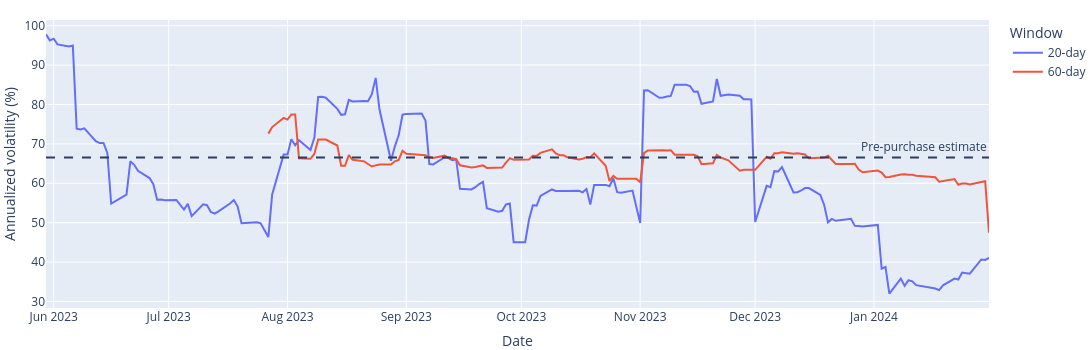

Notebook source saved alongside this figure:
### Markdown cell above
## Rolling estimates versus the full-sample estimate

The dashed line represents volatility estimated from the entire pre-purchase
sample. It is the fixed volatility used by the GBM model.

### Code cell
sigma_before = log_returns.std() * np.sqrt(n)
fig.add_hline(y=sigma_before * 100, line_dash="dash", annotation_text="Pre-purchase estimate")
fig.show()

### Figure 1 — Plotly figure (JSON) as saved in the notebook; plotly's stock layout.template omitted (floating-point values rounded to 4 significant figures; data arrays with more than 128 entries replaced by an {"elided": "..."} marker saying what was removed)
{"data": [{"hovertemplate": "Window=20-day<br>Date=%{x}<br>Annualized volatility (%)=%{y}<extra></extra>", "legendgroup": "20-day", "line": {"color": "#636efa", "dash": "solid"}, "marker": {"symbol": "circle"}, "mode": "lines", "name": "20-day", "orientation": "v", "showlegend": true, "type": "scatter", "x": {"elided": "170 str values"}, "xaxis": "x", "y": {"elided": "170 float values"}, "yaxis": "y"}, {"hovertemplate": "Window=60-day<br>Date=%{x}<br>Annualized volatility (%)=%{y}<extra></extra>", "legendgroup": "60-day", "line": {"color": "#EF553B", "dash": "solid"}, "marker": {"symbol": "circle"}, "mode": "lines", "name": "60-day", "orientation": "v", "showlegend": true, "type": "scatter", "x": {"elided": "170 str values"}, "xaxis": "x", "y": {"elided": "170 float values"}, "yaxis": "y"}], "layout": {"annotations": [{"showarrow": false, "text": "Pre-purchase estimate", "x": 1, "xanchor": "right", "xref": "x domain", "y": 66.54, "yanchor": "bottom", "yref": "y"}], "height": 350, "legend": {"title": {"text": "Window"}, "tracegroupgap": 0}, "margin": {"b": 10, "l": 5, "r": 0, "t": 20}, "shapes": [{"line": {"dash": "dash"}, "type": "line", "x0": 0, "x1": 1, "xref": "x domain", "y0": 66.54, "y1": 66.54, "yref": "y"}], "width": 1300, "xaxis": {"anchor": "y", "domain": [0, 1], "title": {"text": "Date"}}, "yaxis": {"anchor": "x", "domain": [0, 1], "title": {"text": "Annualized volatility (%)"}}}}
